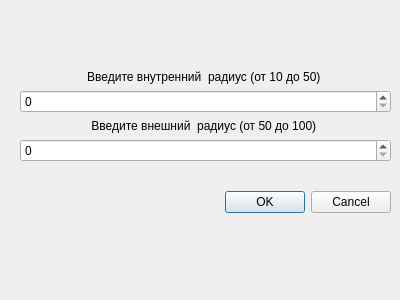
<?xml version="1.0" encoding="UTF-8"?>
<ui version="4.0">
 <class>DialogStar5</class>
 <widget class="QDialog" name="DialogStar5">
  <property name="geometry">
   <rect>
    <x>0</x>
    <y>0</y>
    <width>400</width>
    <height>300</height>
   </rect>
  </property>
  <property name="windowTitle">
   <string>Звездочка пятиконечная</string>
  </property>
  <widget class="QWidget" name="layoutWidget">
   <property name="geometry">
    <rect>
     <x>20</x>
     <y>70</y>
     <width>371</width>
     <height>143</height>
    </rect>
   </property>
   <layout class="QGridLayout" name="gridLayout">
    <item row="5" column="0">
     <widget class="QDialogButtonBox" name="buttonBox">
      <property name="orientation">
       <enum>Qt::Horizontal</enum>
      </property>
      <property name="standardButtons">
       <set>QDialogButtonBox::Cancel|QDialogButtonBox::Ok</set>
      </property>
     </widget>
    </item>
    <item row="2" column="0">
     <widget class="QLabel" name="label_2">
      <property name="text">
       <string>Введите внешний  радиус (от 50 до 100) </string>
      </property>
      <property name="alignment">
       <set>Qt::AlignCenter</set>
      </property>
     </widget>
    </item>
    <item row="3" column="0">
     <widget class="QSpinBox" name="spinBox_2"/>
    </item>
    <item row="1" column="0">
     <widget class="QSpinBox" name="spinBox"/>
    </item>
    <item row="4" column="0">
     <spacer name="verticalSpacer">
      <property name="orientation">
       <enum>Qt::Vertical</enum>
      </property>
      <property name="sizeType">
       <enum>QSizePolicy::Maximum</enum>
      </property>
      <property name="sizeHint" stdset="0">
       <size>
        <width>20</width>
        <height>50</height>
       </size>
      </property>
     </spacer>
    </item>
    <item row="0" column="0">
     <widget class="QLabel" name="label">
      <property name="text">
       <string>Введите внутренний  радиус (от 10 до 50) </string>
      </property>
      <property name="alignment">
       <set>Qt::AlignCenter</set>
      </property>
     </widget>
    </item>
   </layout>
  </widget>
 </widget>
 <resources/>
 <connections>
  <connection>
   <sender>buttonBox</sender>
   <signal>accepted()</signal>
   <receiver>DialogStar5</receiver>
   <slot>accept()</slot>
   <hints>
    <hint type="sourcelabel">
     <x>248</x>
     <y>254</y>
    </hint>
    <hint type="destinationlabel">
     <x>157</x>
     <y>274</y>
    </hint>
   </hints>
  </connection>
  <connection>
   <sender>buttonBox</sender>
   <signal>rejected()</signal>
   <receiver>DialogStar5</receiver>
   <slot>reject()</slot>
   <hints>
    <hint type="sourcelabel">
     <x>316</x>
     <y>260</y>
    </hint>
    <hint type="destinationlabel">
     <x>286</x>
     <y>274</y>
    </hint>
   </hints>
  </connection>
 </connections>
</ui>
